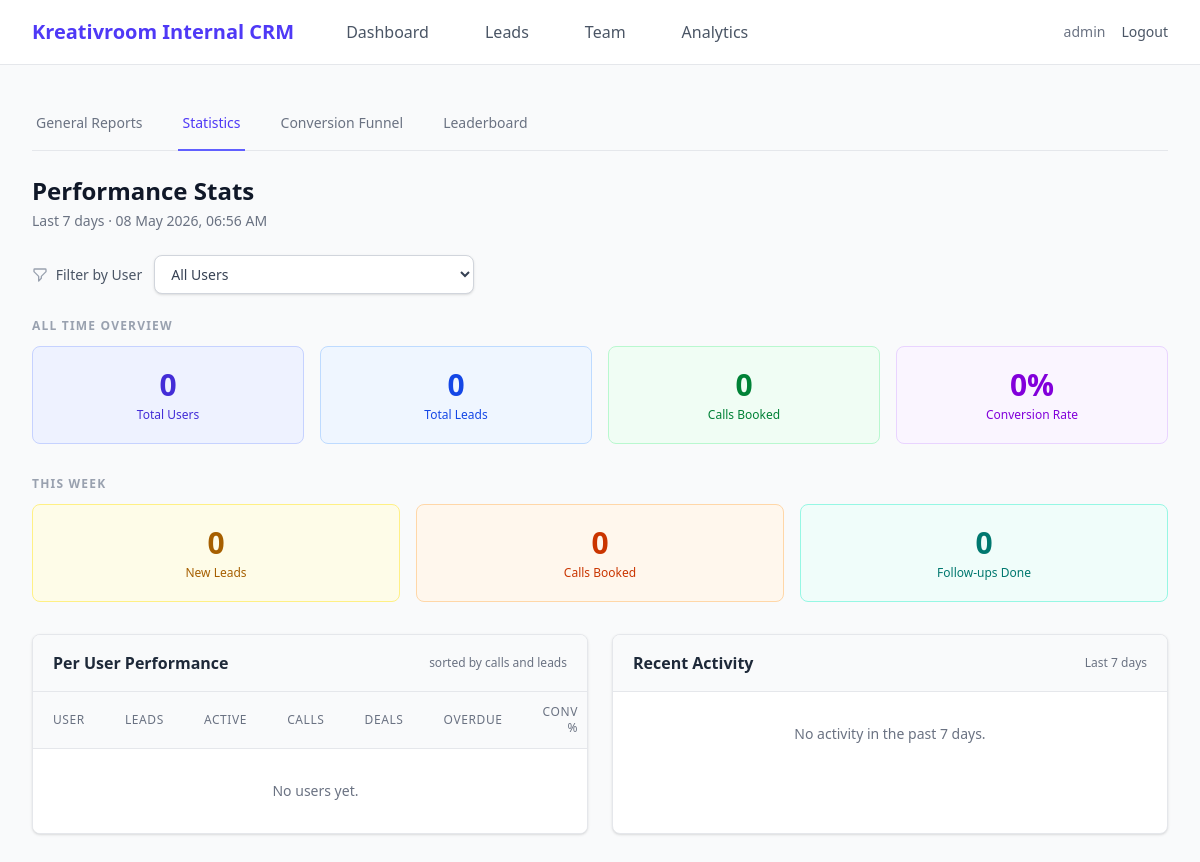
The app's page /admin/stats (signed in), older data.
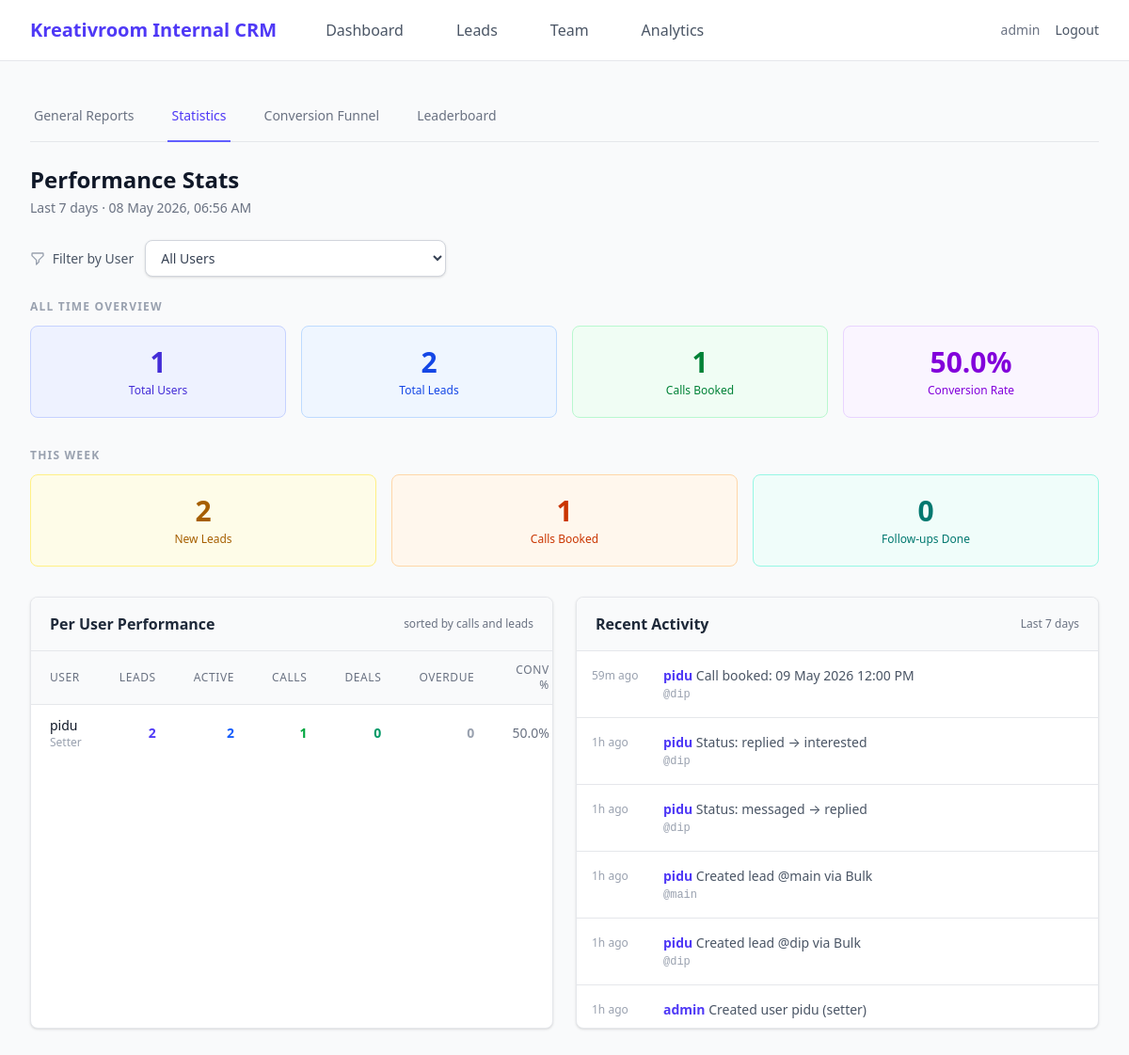
The same page, newer data.
### instagram_crm/models.py (models this page shows, shortened)
class User(UserMixin, db.Model):
    __tablename__ = "users"
    id            = db.Column(db.Integer, primary_key=True)
    username      = db.Column(db.String(255), unique=True, nullable=False)
    password_hash = db.Column(db.String(255), nullable=False)
    role          = db.Column(db.String(50), default="setter")
    last_login    = db.Column(db.DateTime, nullable=True)
    created_at    = db.Column(db.DateTime, default=datetime.utcnow)
    leads      = db.relationship("Lead", backref="setter", lazy="dynamic")
    activities = db.relationship("Activity", backref="user", lazy="dynamic")
    @property
    def is_admin(self) -> bool:
        return self.role == "admin"

class Activity(db.Model):
    __tablename__ = "activities"
    id        = db.Column(db.Integer, primary_key=True)
    user_id   = db.Column(db.Integer, db.ForeignKey("users.id"), nullable=True)
    action    = db.Column(db.String(255), nullable=False)
    lead_id   = db.Column(db.Integer, db.ForeignKey("leads.id"), nullable=True)
    timestamp = db.Column(db.DateTime, default=datetime.utcnow)

class Lead(db.Model):
    __tablename__ = "leads"
    STATUSES = ["new_lead", "messaged", "replied", "interested", "call_booked", "deal_done"]
    id               = db.Column(db.Integer, primary_key=True)
    instagram_handle = db.Column(db.String(255), unique=True, nullable=False)
    status           = db.Column(db.String(50), default="new_lead", nullable=False, index=True)
    prev_status      = db.Column(db.String(50), nullable=True)   # ← restored on cancel-call
    assigned_to      = db.Column(db.Integer, db.ForeignKey("users.id"), nullable=True, index=True)
    last_contacted   = db.Column(db.DateTime, nullable=True)
    next_followup    = db.Column(db.Date, nullable=True, index=True)
    notes            = db.Column(db.Text, nullable=True)
    created_at       = db.Column(db.DateTime, default=datetime.utcnow)
    call       = db.relationship("Call", backref="lead", uselist=False,
                                 cascade="all, delete-orphan")
    activities = db.relationship("Activity", backref="lead", lazy="dynamic")

### instagram_crm/admin.py (the view)
@admin_bp.route("/stats")
@admin_required
def stats():
    week_ago = datetime.utcnow() - timedelta(days=7)
    filter_users = User.query.filter(User.role != 'admin').order_by(User.username).all()
    selected_user_id = request.args.get("user_id", type=int)
    selected_user = None
    if selected_user_id:
        selected_user = db.session.get(User, selected_user_id)
        if not selected_user:
            selected_user_id = None
    total_users = User.query.filter(User.role != 'admin').count()
    if selected_user_id:
        total_leads  = Lead.query.filter_by(assigned_to=selected_user_id).count()
        total_calls  = Call.query.join(Lead).filter(Lead.assigned_to == selected_user_id).count()
    else:
        total_leads  = Lead.query.count()
        total_calls  = Call.query.count()
    conversion = round((total_calls / total_leads) * 100, 1) if total_leads else 0
    if selected_user_id:
        leads_this_week = Lead.query.filter(Lead.assigned_to == selected_user_id, Lead.created_at >= week_ago).count()
        calls_this_week = Call.query.join(Lead).filter(Lead.assigned_to == selected_user_id, Call.call_datetime >= week_ago).count()
        followups_this_week = (
            Activity.query
            .filter(Activity.user_id == selected_user_id,
                    Activity.timestamp >= week_ago,
                    Activity.action.like("Follow-up done%"))
            .count()
        )
    else:
        leads_this_week = Lead.query.filter(Lead.created_at >= week_ago).count()
        calls_this_week = Call.query.filter(Call.call_datetime >= week_ago).count()
        followups_this_week = (
            Activity.query
            .filter(Activity.timestamp >= week_ago,
                    Activity.action.like("Follow-up done%"))
            .count()
        )
    user_stats = _user_stats()
    act_query = Activity.query.filter(Activity.timestamp >= week_ago)
    if selected_user_id:
        act_query = act_query.filter(Activity.user_id == selected_user_id)
    recent_activities = act_query.order_by(Activity.timestamp.desc()).limit(20).all()
    return render_template(
        "admin/stats.html",
        total_users=total_users,
        total_leads=total_leads,
        total_calls=total_calls,
        conversion=conversion,
        leads_this_week=leads_this_week,
        calls_this_week=calls_this_week,
        followups_this_week=followups_this_week,
        user_stats=user_stats,
        recent_activities=recent_activities,
        now=datetime.utcnow(),
        filter_users=filter_users,
        selected_user_id=selected_user_id,
        selected_user=selected_user,
    )

### instagram_crm/admin.py (called while the page is built)
def admin_required(fn):
    from functools import wraps
    @wraps(fn)
    @login_required
    def wrapper(*args, **kwargs):
        if not current_user.is_admin:
            abort(403)
        return fn(*args, **kwargs)
    return wrapper

### instagram_crm/templates/admin/stats.html (shortened to what the changed rows need)
{% extends "base.html" %}
{% block content %}
<div class="mb-6 flex flex-col sm:flex-row sm:justify-between sm:items-center gap-4">
  <div>
    <h1 class="text-2xl font-bold text-gray-900">
      {% if selected_user %}Stats for {{ selected_user.username | title }}{% else %}Performance Stats{% endif %}
    </h1>
  </div>
</div>
{% set filter_action = url_for('admin.stats') %}
<div class="mb-8">
  <h2 class="text-xs font-bold uppercase tracking-widest text-gray-400 mb-3">{% if selected_user %}All Time — {{ selected_user.username | title }}{% else %}All Time Overview{% endif %}</h2>
  <div class="grid grid-cols-2 md:grid-cols-4 gap-4">
    <div class="bg-indigo-50 border border-indigo-200 rounded-lg p-5 flex flex-col items-center justify-center text-indigo-700">
      <div class="text-3xl font-bold">{{ total_users }}</div>
      <div class="text-xs font-medium mt-1">Total Users</div>
    </div>
    <a href="{{ url_for('admin.all_leads') }}" class="bg-blue-50 border border-blue-200 rounded-lg p-5 flex flex-col items-center justify-center text-blue-700 hover:bg-blue-100 transition">
      <div class="text-3xl font-bold">{{ total_leads }}</div>
      <div class="text-xs font-medium mt-1">Total Leads</div>
    </a>
    <a href="{{ url_for('admin.calls') }}" class="bg-green-50 border border-green-200 rounded-lg p-5 flex flex-col items-center justify-center text-green-700 hover:bg-green-100 transition">
      <div class="text-3xl font-bold">{{ total_calls }}</div>
      <div class="text-xs font-medium mt-1">Calls Booked</div>
    </a>
    <div class="bg-purple-50 border border-purple-200 rounded-lg p-5 flex flex-col items-center justify-center text-purple-700">
      <div class="text-3xl font-bold">{{ conversion }}%</div>
      <div class="text-xs font-medium mt-1">Conversion Rate</div>
    </div>
  </div>
</div>
<div class="mb-8">
  <h2 class="text-xs font-bold uppercase tracking-widest text-gray-400 mb-3">{% if selected_user %}This Week — {{ selected_user.username | title }}{% else %}This Week{% endif %}</h2>
  <div class="grid grid-cols-1 md:grid-cols-3 gap-4">
    <div class="bg-yellow-50 border border-yellow-200 rounded-lg p-5 flex flex-col items-center justify-center text-yellow-700">
      <div class="text-3xl font-bold">{{ leads_this_week }}</div>
      <div class="text-xs font-medium mt-1">New Leads</div>
    </div>
    <a href="{{ url_for('admin.calls') }}" class="bg-orange-50 border border-orange-200 rounded-lg p-5 flex flex-col items-center justify-center text-orange-700 hover:bg-orange-100 transition">
      <div class="text-3xl font-bold">{{ calls_this_week }}</div>
      <div class="text-xs font-medium mt-1">Calls Booked</div>
    </a>
  </div>
</div>
<div class="grid grid-cols-1 lg:grid-cols-2 gap-6">
  {% if not selected_user %}
  <div class="bg-white border border-gray-200 rounded-lg shadow-sm overflow-hidden">
    <div class="px-5 py-4 border-b border-gray-200 bg-gray-50 flex justify-between items-center">
      <h2 class="font-semibold text-gray-800">Per User Performance</h2>
    </div>
    <div class="overflow-x-auto">
      <table class="min-w-full divide-y divide-gray-200 text-sm text-left">
        <thead class="bg-gray-50 text-gray-500 uppercase tracking-wider text-xs">
          <tr>
            <th class="px-5 py-3 font-medium">User</th>
            <th class="px-5 py-3 font-medium text-right">Leads</th>
            <th class="px-5 py-3 font-medium text-right">Active</th>
            <th class="px-5 py-3 font-medium text-right">Calls</th>
            <th class="px-5 py-3 font-medium text-right">Deals</th>
            <th class="px-5 py-3 font-medium text-right">Overdue</th>
            <th class="px-5 py-3 font-medium text-right">Conv %</th>
          </tr>
        </thead>
        <tbody class="divide-y divide-gray-200 bg-white">
          {% for row in user_stats %}
          {% set conv = ((row.calls_booked / row.total_leads) * 100) | round(1) if row.total_leads else 0 %}
          <tr class="hover:bg-gray-50">
            <td class="px-5 py-3 font-medium text-gray-900">
              <div>{{ row.user.username }}</div>
              <div class="text-xs text-gray-400">{{ row.user.role|title }}</div>
            </td>
            <td class="px-5 py-3 text-right font-bold text-indigo-600">
              <a href="{{ url_for('admin.all_leads', setter=row.user.id) }}">{{ row.total_leads }}</a>
            </td>
            <td class="px-5 py-3 text-right font-bold text-blue-600">{{ row.active_leads }}</td>
            <td class="px-5 py-3 text-right font-bold text-green-600">
              <a href="{{ url_for('admin.calls', setter=row.user.id) }}">{{ row.calls_booked }}</a>
            </td>
            <td class="px-5 py-3 text-right font-bold text-emerald-600">{{ row.deals_done }}</td>
            <td class="px-5 py-3 text-right font-bold {% if row.overdue %}text-red-600{% else %}text-gray-400{% endif %}">{{ row.overdue }}</td>
            <td class="px-5 py-3 text-right text-gray-500">{{ conv }}%</td>
          </tr>
          {% else %}
          <tr>
            <td colspan="7" class="px-5 py-8 text-center text-gray-500">No users yet.</td>
          </tr>
          {% endfor %}
        </tbody>
      </table>
    </div>
  </div>
  {% endif %}
  <div class="bg-white border border-gray-200 rounded-lg shadow-sm overflow-hidden flex flex-col {% if selected_user %}lg:col-span-2{% endif %}">
    <div class="px-5 py-4 border-b border-gray-200 bg-gray-50 flex justify-between items-center">
      <h2 class="font-semibold text-gray-800">Recent Activity</h2>
    </div>
    <div class="divide-y divide-gray-200 overflow-y-auto max-h-[400px]">
      {% for act in recent_activities %}
      {% set diff_s = ((now - act.timestamp).total_seconds()) | int %}
      {% if diff_s < 60 %}{% set ago = 'just now' %}
      {% elif diff_s < 3600 %}{% set ago = (diff_s // 60)|string + 'm ago' %}
      {% elif diff_s < 86400 %}{% set ago = (diff_s // 3600)|string + 'h ago' %}
      {% else %}{% set ago = act.timestamp.strftime('%d %b') %}{% endif %}
      <div class="p-4 hover:bg-gray-50 flex items-start gap-3">
        <div class="w-16 shrink-0 text-xs font-medium text-gray-400 mt-0.5">{{ ago }}</div>
        <div class="flex-1 min-w-0">
          <p class="text-sm text-gray-900">
            {% if not selected_user %}
            <span class="font-semibold text-indigo-600">{{ act.user.username if act.user else 'System' }}</span>
            {% endif %}
            <span class="text-gray-600">{{ act.action }}</span>
          </p>
          {% if act.lead %}
          <p class="text-xs text-gray-400 font-mono mt-0.5">@{{ act.lead.instagram_handle }}</p>
          {% endif %}
        </div>
      </div>
      {% else %}
      <div class="p-8 text-center text-gray-500 text-sm">No activity in the past 7 days.</div>
      {% endfor %}
    </div>
  </div>
</div>
{% endblock %}

Row changes from the older to the newer data that the page shows:
added User: user.username "pidu", user.role "Setter"
added Activity: ago "59m ago", user "pidu", action "Call booked: 09 May 2026 12:00 PM", lead.instagram_handle "dip"
added Activity: ago "1h ago", user "pidu", action "Status: replied → interested", lead.instagram_handle "dip"
added Activity: ago "1h ago", user "pidu", action "Status: messaged → replied", lead.instagram_handle "dip"
added Activity: ago "1h ago", user "pidu", action "Created lead @main via Bulk", lead.instagram_handle "main"
added Activity: ago "1h ago", user "pidu", action "Created lead @dip via Bulk", lead.instagram_handle "dip"
added Activity: ago "1h ago", user "admin", action "Created user pidu (setter)"
Text that changed along with them:
{{ total_users }}: "0" → "1"
{{ total_leads }}: "0" → "2"
{{ total_calls }}: "0" → "1"
{{ conversion }}: "0" → "50.0"
{{ leads_this_week }}: "0" → "2"
{{ calls_this_week }}: "0" → "1"
new list line: "2 2 1 0 0 50.0 %"
text no longer shown: "No users yet. No activity in the past 7 days."
